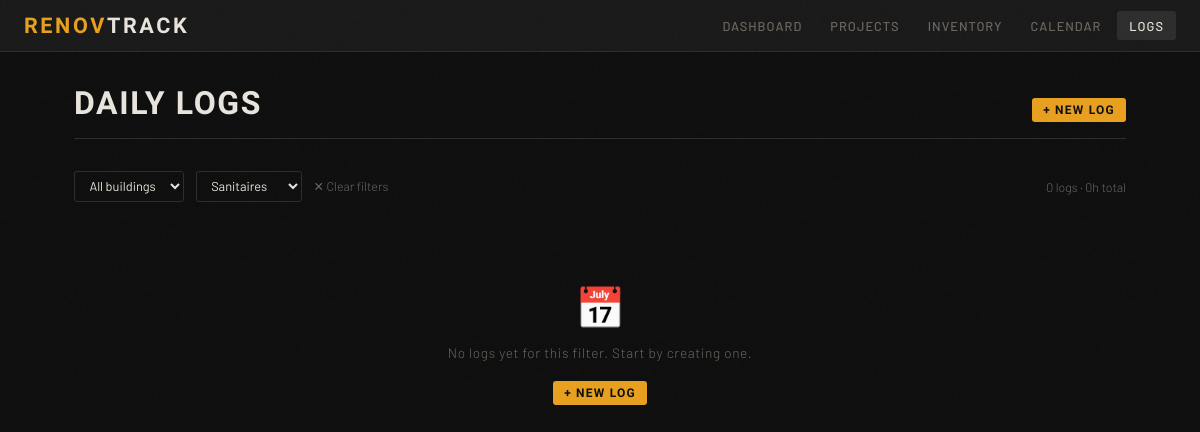
Page /logs on the earlier database version.
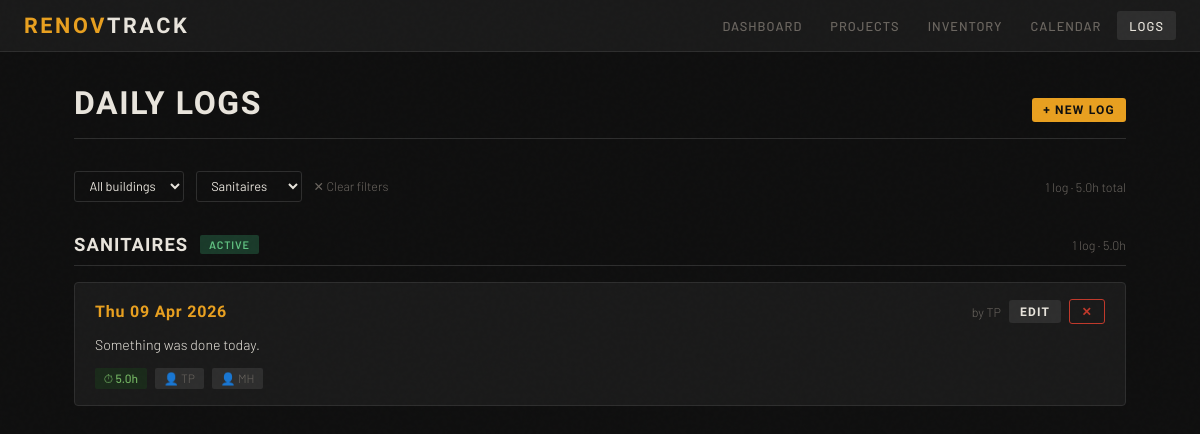
Same page on the later database version.
### app/models/models.py (models this page shows, shortened)
class ProjectBase(SQLModel):
    name: str
    description: Optional[str] = None
    status: str = "planning"  # planning | active | on_hold | done
    budget_total: float = 0.0
    start_date: Optional[date] = None
    estimated_end_date: Optional[date] = None

class Project(ProjectBase, table=True):
    id: Optional[int] = Field(default=None, primary_key=True)
    building_id: int = Field(foreign_key="building.id")
    created_at: datetime = Field(default_factory=datetime.utcnow)
    building: Optional[Building] = Relationship(back_populates="projects")
    zones: List["Zone"] = Relationship(back_populates="project")
    tasks: List["Task"] = Relationship(back_populates="project")
    inventory_items: List["InventoryItem"] = Relationship(back_populates="project")
    expenses: List["Expense"] = Relationship(back_populates="project")
    daily_logs: List["DailyLog"] = Relationship(back_populates="project")

class DailyLogBase(SQLModel):
    date: date
    author: str
    time_spent_hours: float
    summary: Optional[str] = ""
    people_involved: Optional[str] = ""

class DailyLog(DailyLogBase, table=True):
    id: Optional[int] = Field(default=None, primary_key=True)
    project_id: int = Field(foreign_key="project.id")
    zone_id: Optional[int] = Field(default=None, foreign_key="zone.id")
    created_at: datetime = Field(default_factory=datetime.now)
    project: Optional[Project] = Relationship(back_populates="daily_logs")
    tasks_completed: List[Task] = Relationship(
        back_populates="daily_logs", link_model=DailyLogTaskLink
    )
    expenses_logged: List[Expense] = Relationship(
        back_populates="daily_logs", link_model=DailyLogExpenseLink
    )

### app/routers/pages.py (the view)
@router.get("/logs")
async def logs_page(
    request: Request,
    building_id: Optional[int] = Query(default=None),
    project_id: Optional[int] = Query(default=1),
    session: AsyncSession = Depends(get_session),
):
    buildings_r = await session.execute(select(Building))
    buildings = buildings_r.scalars().all()
    result = await session.execute(
        select(Project).options(selectinload(Project.building))
    )
    all_projects = result.scalars().all()
    project_map = {p.id: p for p in all_projects}
    if building_id:
        visible_project_ids = {
            p.id for p in all_projects if p.building_id == building_id
        }
    elif project_id:
        visible_project_ids = {project_id}
    else:
        visible_project_ids = {p.id for p in all_projects}
    q = (
        select(DailyLog)
        .where(DailyLog.project_id.in_(visible_project_ids))
        .order_by(DailyLog.project_id, DailyLog.date.desc())
    )
    logs_r = await session.execute(q)
    raw_logs = logs_r.scalars().all()
    if raw_logs:
        log_ids = [l.id for l in raw_logs]
        task_links_r = await session.execute(
            select(DailyLogTaskLink).where(DailyLogTaskLink.log_id.in_(log_ids))
        )
        task_links = task_links_r.scalars().all()
        task_ids = list({tl.task_id for tl in task_links})
        tasks_r = (
            await session.execute(select(Task).where(Task.id.in_(task_ids)))
            if task_ids
            else None
        )
        task_map = {t.id: t for t in (tasks_r.scalars().all() if tasks_r else [])}
        exp_links_r = await session.execute(
            select(DailyLogExpenseLink).where(DailyLogExpenseLink.log_id.in_(log_ids))
        )
        exp_links = exp_links_r.scalars().all()
        exp_ids = list({el.expense_id for el in exp_links})
        exps_r = (
            await session.execute(select(Expense).where(Expense.id.in_(exp_ids)))
            if exp_ids
            else None
        )
        exp_map = {e.id: e for e in (exps_r.scalars().all() if exps_r else [])}
        tasks_by_log = {}
        for tl in task_links:
            tasks_by_log.setdefault(tl.log_id, []).append(task_map[tl.task_id])
        expenses_by_log = {}
        for el in exp_links:
            expenses_by_log.setdefault(el.log_id, []).append(exp_map[el.expense_id])
    else:
        tasks_by_log = {}
        expenses_by_log = {}
    zones_r = await session.execute(select(Zone))
    zone_map = {z.id: z.name for z in zones_r.scalars().all()}
    for log in raw_logs:
        log.people_involved = (
            _json.loads(log.people_involved) if log.people_involved else []
        )
    grouped_logs = {}
    for log in raw_logs:
        p = project_map.get(log.project_id)
        if p.id not in grouped_logs.keys():
            grouped_logs[p.id] = []
        grouped_logs[p.id].append(log)
    total_logs = len(raw_logs)
    total_hours = sum(l.time_spent_hours for l in raw_logs)
    return templates.TemplateResponse(
        "logs.html",
        {
            "request": request,
            "grouped_logs": grouped_logs,
            "buildings": buildings,
            "projects": all_projects,
            "selected_building_id": building_id,
            "selected_project_id": project_id,
            "total_logs": total_logs,
            "total_hours": total_hours,
        },
    )

### app/templates/logs.html (shortened to what the changed rows need)
{% extends "base.html" %}
{% block content %}
<div class="page-header">
  <h1>Daily Logs</h1>
</div>
<div style="display:flex;gap:0.75rem;align-items:center;margin-bottom:2rem;flex-wrap:wrap">
  <select id="building-filter" onchange="onBuildingChange()" style="width:auto;padding:0.35rem 0.65rem;font-size:0.8rem">
    <option value="">All buildings</option>
  </select>
  <select id="project-filter" onchange="applyFilters()" style="width:auto;padding:0.35rem 0.65rem;font-size:0.8rem">
    {% for p in projects %}
    <option value="{{ p.id }}"
      data-building="{{ p.building_id }}"
      {{ 'selected' if selected_project_id == p.id }}>{{ p.name }}</option>
    {% endfor %}
  </select>
  {% if selected_building_id or selected_project_id %}
  <a href="/logs" style="font-size:0.78rem;color:var(--muted);text-decoration:none">✕ Clear filters</a>
  {% endif %}
  <span style="margin-left:auto;font-size:0.78rem;color:var(--muted)">
    {{ total_logs }} log{{ 's' if total_logs != 1 }} · {{ total_hours }}h total
  </span>
</div>
{% if grouped_logs %}
  {% for id, logs in grouped_logs.items() %}
  <div style="margin-bottom:2.5rem">
    {% set project = projects[id-1] %}
    <div style="display:flex;align-items:center;gap:0.75rem;margin-bottom:1rem;padding-bottom:0.6rem;border-bottom:1px solid var(--border)">
      <a href="/projects/{{ project.id }}" style="text-decoration:none">
        <h2 style="font-family:'Barlow Condensed',sans-serif;font-size:1.15rem;font-weight:700;letter-spacing:0.06em;text-transform:uppercase;color:var(--text)">
          {{ project.name }}
        </h2>
      </a>
      <span class="badge badge-{{ project.status }}">{{ project.status }}</span>
      <span style="margin-left:auto;font-size:0.78rem;color:var(--muted)">
        {{ logs|length }} log{{ 's' if logs|length != 1 }}
        · {{ logs|sum(attribute='time_spent_hours') }}h
      </span>
    </div>
    <div style="display:flex;flex-direction:column;gap:0.75rem">
      {% for log in logs %}
      <div class="card" style="padding:1rem 1.25rem">
        <div style="display:flex;align-items:baseline;justify-content:space-between;margin-bottom:0.6rem;gap:1rem;flex-wrap:wrap">
          <div style="display:flex;align-items:center;gap:0.75rem">
            <span style="font-family:'Barlow Condensed',sans-serif;font-size:1rem;font-weight:700;letter-spacing:0.05em;color:var(--accent)">
              {{ log.date.strftime('%a %d %b %Y') }}
            </span>
          </div>
          <div style="display:flex;align-items:center;gap:0.5rem">
            <span style="font-size:0.78rem;color:var(--muted)">by {{ log.author }}</span>
            <button class="btn btn-secondary btn-sm"
              hx-get="/logs/{{ log.id }}/edit"
              hx-target="#modal-container"
              hx-swap="innerHTML">
                  Edit
            </button>
            <button class="btn btn-danger btn-sm"
              hx-delete="/logs/{{ log.id }}"
              hx-confirm="Delete this log entry?"
              hx-target="closest .card"
              hx-swap="outerHTML">
                  ✕
              </button>
          </div>
        </div>
        {% if log.summary %}
        <p style="font-size:0.88rem;line-height:1.55;margin-bottom:0.75rem;color:var(--text)">
          {{ log.summary }}
        </p>
        {% endif %}
        <div style="display:flex;gap:0.5rem;flex-wrap:wrap;align-items:center">
          <span style="display:inline-flex;align-items:center;gap:0.3rem;font-size:0.75rem;font-weight:500;background:#1a2a1a;color:#70b060;padding:0.2rem 0.55rem;border-radius:2px">
            ⏱ {{ log.time_spent_hours }}h
          </span>
          {% if log.people_involved %} {% for person in log.people_involved %}
          <span style="font-size:0.75rem;background:var(--border);color:var(--muted);padding:0.2rem 0.55rem;border-radius:2px">
            👤 {{ person }}
          </span>
          {% endfor %}{% endif %}
        </div>
      </div>
      {% endfor %}
    </div>
  </div>
  {% endfor %}
{% else %}
<div class="empty-state">
  <div class="empty-icon">📅</div>
  <p>No logs yet{% if selected_project_id or selected_building_id %} for this filter{% endif %}. Start by creating one.</p>
  <button class="btn btn-primary btn-sm"
    style="margin-top:1.25rem"
    hx-get="/logs/new{% if selected_project_id %}?project_id={{ selected_project_id }}{% endif %}"
    hx-target="#modal-container"
    hx-swap="innerHTML">+ New Log</button>
</div>
{% endif %}
{% endblock %}

Differences in the rows shown:
now on this page (row unchanged): Project: name "SANITAIRES", status "ACTIVE"
added DailyLog: date "Thu 09 Apr 2026", author "TP", summary "Something was done today.", time_spent_hours "5.0", people_involved "[\"TP\", \"MH\"]" (drawn), people_involved "TP" "MH"
Other differences:
{{ total_logs }}: "0" → "1"
{{ total_hours }}: "0" → "5.0"
{{ 's' if total_logs != 1 }}: "s" → (not shown)
new list line: "1 log · 5.0 h"
text no longer shown: "📅 No logs yet for this filter . Start by creating one. + NEW LOG"
